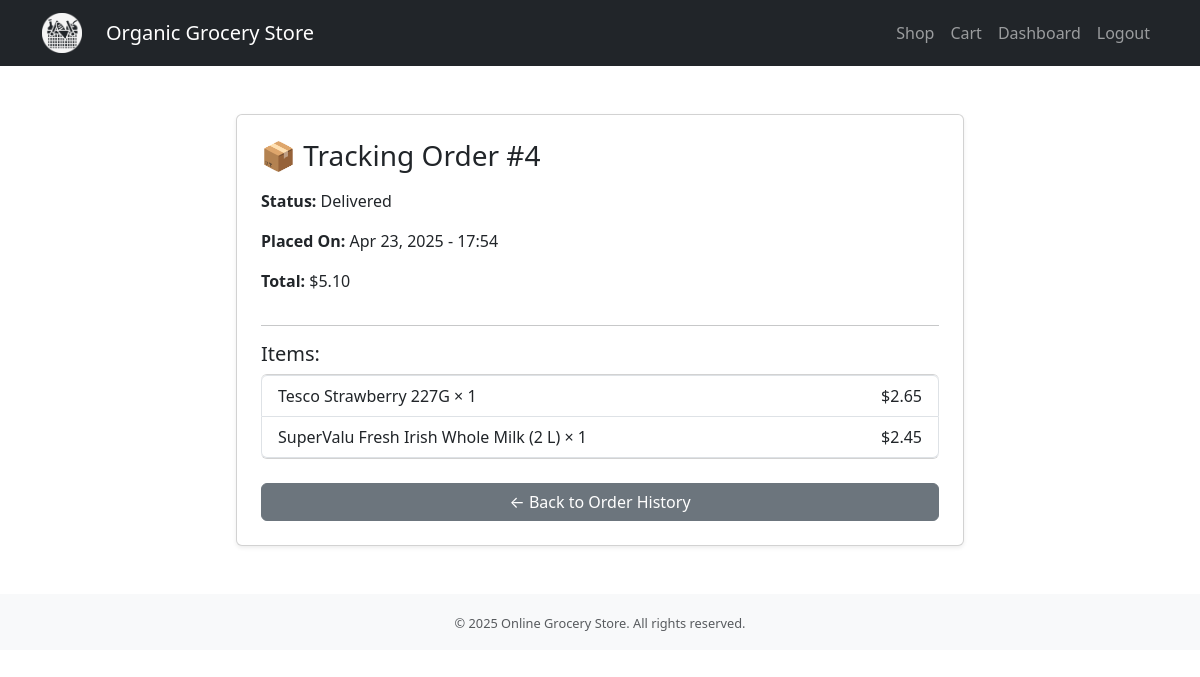
The page /orders/track-order/4/ (signed in) on the database its author committed.
### orders/models.py (models this page shows, shortened)
class Order(models.Model):
    customer = models.ForeignKey(Customer, on_delete=models.CASCADE)
    created_at = models.DateTimeField(auto_now_add=True, null=True)
    status = models.CharField(max_length=50, default="Pending")
    delivery_agent = models.ForeignKey('users.DeliveryAgent', null=True, blank=True, on_delete=models.SET_NULL)
    delivery_address = models.TextField(blank=True, null=True)
    payment_method = models.CharField(max_length=50, choices=[
    ('Card', 'Credit/Debit Card'),
    ('COD', 'Cash on Delivery')
    ], default='Card')

### products/models.py (models this page shows, shortened)
class Product(models.Model):
    name = models.CharField(max_length=100)
    description = models.TextField(blank=True, default='')
    price = models.DecimalField(
        max_digits=8,
        decimal_places=2,
        validators=[MinValueValidator(0.01)]
    )
    category = models.CharField(max_length=50, default='general')
    stock = models.IntegerField(default=0)
    is_available = models.BooleanField(default=True)
    image = models.ImageField(upload_to='product_images/', blank=True, null=True)
    vendor = models.ForeignKey(
        Vendor,
        on_delete=models.CASCADE,
        related_name='products'
    )

### orders/views.py (the view)
# urls.py: path('track-order/<int:order_id>/', views.track_order_view, name='track_order'),
@login_required
def track_order_view(request, order_id):
    customer = get_customer(request.user)
    if not customer:
        return redirect('login')
    order = get_object_or_404(Order, id=order_id, customer=customer)
    order_details = OrderDetail.objects.filter(order=order)
    items = []
    total = 0
    for od in order_details:
        subtotal = od.price_at_purchase * od.quantity
        total += subtotal
        items.append({
            'product': od.product,
            'quantity': od.quantity,
            'subtotal': subtotal
        })
    order.items = items
    order.total = total
    return render(request, 'orders/track_order.html', {'order': order})

### orders/views.py (called while the page is built)
def get_customer(user):
    try:
        return Customer.objects.get(user=user)
    except Customer.DoesNotExist:
        return None

### orders/templates/orders/track_order.html (shortened to what this page needs)
{% extends 'base.html' %}
{% block content %}
<div class="container mt-5">
  <div class="card p-4 shadow-sm col-md-8 mx-auto">
    <h3 class="mb-3">📦 Tracking Order #{{ order.id }}</h3>
    <p><strong>Status:</strong> {{ order.status }}</p>
    <p><strong>Placed On:</strong> {{ order.created_at|date:"M d, Y - H:i" }}</p>
    <p><strong>Total:</strong> ${{ order.total }}</p>
    <hr>
    <h5>Items:</h5>
    <ul class="list-group">
      {% for item in order.items %}
        <li class="list-group-item d-flex justify-content-between">
          {{ item.product.name }} × {{ item.quantity }}
          <span>${{ item.subtotal }}</span>
        </li>
      {% endfor %}
    </ul>
    <a href="{% url 'order_history' %}" class="btn btn-secondary mt-4">← Back to Order History</a>
  </div>
</div>
{% endblock %}

### rows shown on the page
Order: id "4", status "Delivered", created_at "Apr 23, 2025 - 17:54", total "5.10"
Product: product.name "Tesco Strawberry 227G", quantity "1", subtotal "2.65"
Product: product.name "SuperValu Fresh Irish Whole Milk (2 L)", quantity "1", subtotal "2.45"
